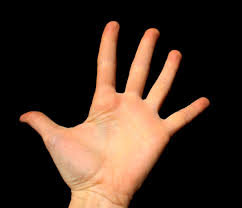
%> input picture hand.jpg, 242 x 208 px
$ octave handtrack.m   (GNU Octave 9; MATLAB toolbox functions it lacks are replaced by stand-ins)
%> lines starting %> are read from the running program, lines starting %| are printed output that depends on the picture; in (x1, y1, x2, y2) boxes, pixels count from 0 and x2, y2 are one past the last pixel; in counts of white or black regions, pixels touching at a corner belong together; the program's own positions count from 1
%Matlab program for hand-shape orientation tracking
%Author : Reddy Gurunatha Swamy PARASARAM
%read and display the image
img=imread('hand.jpg');
%> img is the input picture: size 208x242x3 uint8; mean R, G, B 67, 47.9, 35.8
figure(1)
imshow(img);title('Original image');

%convert and display grayscale image
irgb=rgb2gray(img);
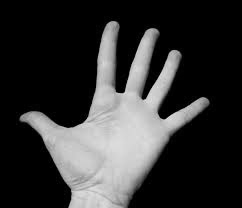
%> irgb: size 208x242 uint8; min 0, max 231, mean 52.3
figure(2)
imshow(irgb);title('Grayscale image');

%use a 2D median filter to filter ou the salt and pepper noise
ifil=medfilt2(irgb);
figure(3)
imshow(ifil);title('2D median filtered image');

%perform thresholding on the image
level=graythresh(ifil);
%> level = 0.369
ibw=im2bw(ifil,level);
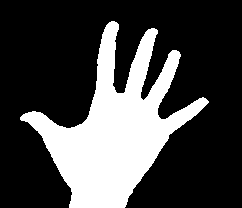
%> ibw: size 208x242 logical; 27.3% white; 1 white region, box (x1, y1, x2, y2) and area: (20, 21, 209, 208) 13743
figure(4)
imshow(ibw);title('Thresholded image');

%Dilate and erode the image with diamond and square structural element of size 2,3 resply
sedil=strel('diamond',2);
idil=imdilate(ibw,sedil);
%> idil: size 208x242 logical; 30.4% white; 1 white region, box (x1, y1, x2, y2) and area: (18, 19, 211, 208) 15290
figure(5)
imshow(idil);title('Dilated image');
seerd=strel('square',3);
ierd=imerode(idil,seerd);
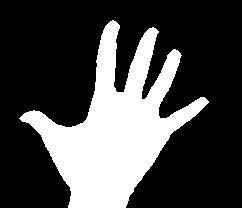
%> ierd: size 208x242 logical; 28.2% white; 1 white region, box (x1, y1, x2, y2) and area: (19, 20, 209, 208) 14178
figure(6)
imshow(ierd);title('Eroded image');
img=ierd;

%Find the centroid of the hand using regionprops
statcent = regionprops(img,'centroid');
%> statcent = 1 region; Centroid: [115.7 128.4]
figure(7)
imshow(img); hold on;
for x = 1: numel(statcent)
    plot(statcent(x).Centroid(1),statcent(x).Centroid(2),'r.');
end
%> this loop made 1 pass
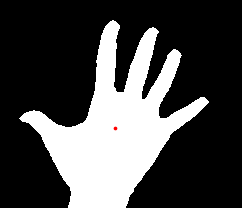
%> figure redrawn from the program's plot data
disp 'Centroid coordinates = '
disp statcent(1).Centroid(1);
disp statcent(1).Centroid(2);

%Find the orientation of the hand using regionprops
statorie=regionprops(img,'orientation');
%> statorie = 1 region; Orientation: 60.78
figure(8)
imshow(img); hold on;
for x=1:numel(statorie)
    plot(statorie(x).Orientation);
end
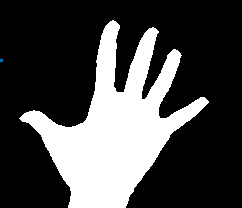
%> figure redrawn from the program's plot data
disp 'Stat orientation :'
disp statorie.Orientation%Angle of orientation with respect to horizontal
centx=statcent(x).Centroid(1);
%> centx = 115.7
centy=statcent(x).Centroid(2);
%> centy = 128.4

%Find the angle of rotation(theta)
if (0< statorie.Orientation(1) <90) %case of hand pointing outwards in 1st quadrant
      theta=(90-statorie.Orientation);%Angle to be rotated ACW for vertical alignment
%> theta = 29.22
elseif (-90 < statorie.Orientation(1) < 0)%case of hand pointing outwards in 4th quadrant
      theta=(-90-statorie.Orientation);%Angle to be rotated ACW for vertical alignment
end

%Rotate the hand ACW by theta to get alignment
imrot=imrotate(img,theta);
%> imrot: size 300x313 logical; 15.1% white; 1 white region, box (x1, y1, x2, y2) and area: (75, 67, 232, 266) 14179
figure(9)
imshow(imrot);hold on; title('Rotated image');
statcentr = regionprops(imrot,'centroid');
%> statcentr = 1 region; Centroid: [163.6 174.1]
for x = 1: numel(statcentr)
    plot(statcentr(x).Centroid(1),statcentr(x).Centroid(2),'r.');
end
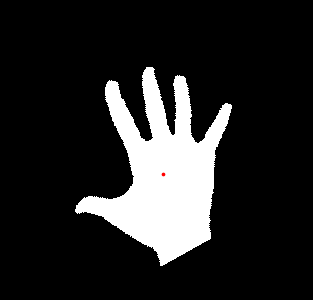
%> figure redrawn from the program's plot data; its title reads 'Rotated image'

%contour
figure(10)
cont=imcontour(imrot,1);
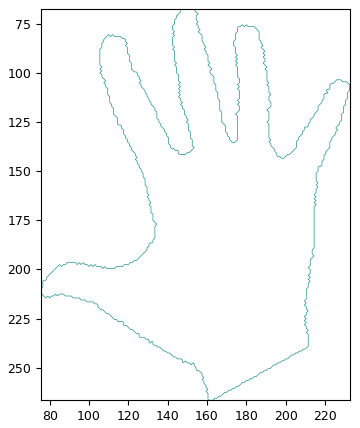
%> figure redrawn from the program's plot data
imshow(cont);title('Contour of image');
